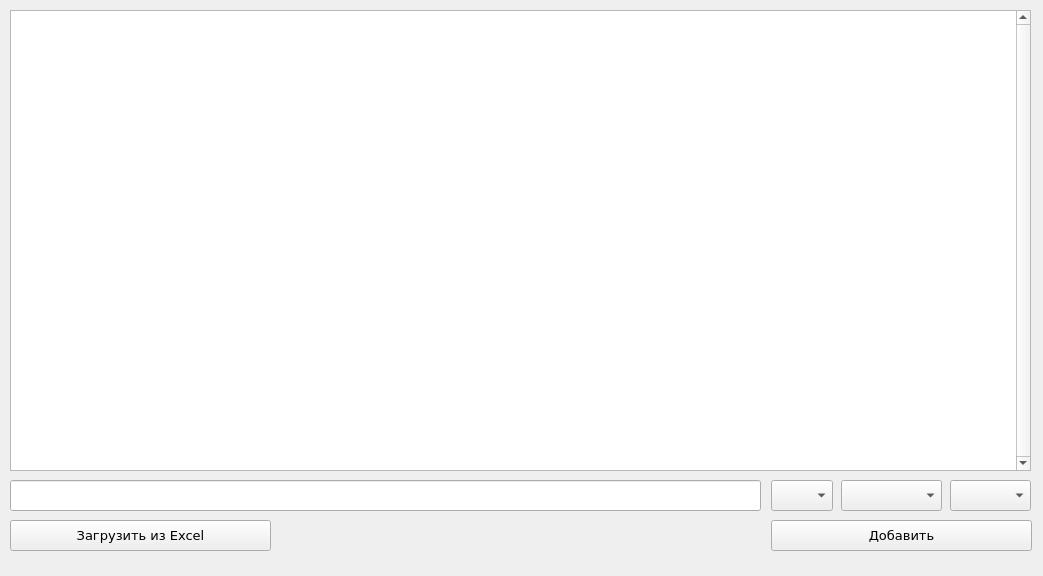
<?xml version="1.0" encoding="UTF-8"?>
<ui version="4.0">
 <class>editorForm</class>
 <widget class="QWidget" name="editorForm">
  <property name="geometry">
   <rect>
    <x>0</x>
    <y>0</y>
    <width>1043</width>
    <height>576</height>
   </rect>
  </property>
  <property name="windowTitle">
   <string>Form</string>
  </property>
  <widget class="QPushButton" name="pushButton">
   <property name="geometry">
    <rect>
     <x>771</x>
     <y>520</y>
     <width>261</width>
     <height>31</height>
    </rect>
   </property>
   <property name="font">
    <font>
     <family>Verdana</family>
     <pointsize>10</pointsize>
    </font>
   </property>
   <property name="text">
    <string>Добавить</string>
   </property>
  </widget>
  <widget class="QTableWidget" name="tableWidget">
   <property name="geometry">
    <rect>
     <x>10</x>
     <y>10</y>
     <width>1021</width>
     <height>461</height>
    </rect>
   </property>
   <property name="verticalScrollBarPolicy">
    <enum>Qt::ScrollBarAlwaysOn</enum>
   </property>
   <attribute name="horizontalHeaderVisible">
    <bool>false</bool>
   </attribute>
   <attribute name="horizontalHeaderHighlightSections">
    <bool>false</bool>
   </attribute>
   <attribute name="verticalHeaderVisible">
    <bool>false</bool>
   </attribute>
   <attribute name="verticalHeaderHighlightSections">
    <bool>false</bool>
   </attribute>
  </widget>
  <widget class="QLineEdit" name="eventEdit">
   <property name="geometry">
    <rect>
     <x>10</x>
     <y>480</y>
     <width>751</width>
     <height>31</height>
    </rect>
   </property>
   <property name="font">
    <font>
     <family>Verdana</family>
     <pointsize>10</pointsize>
    </font>
   </property>
  </widget>
  <widget class="QComboBox" name="cbDay">
   <property name="geometry">
    <rect>
     <x>771</x>
     <y>480</y>
     <width>62</width>
     <height>31</height>
    </rect>
   </property>
   <property name="font">
    <font>
     <family>Verdana</family>
     <pointsize>10</pointsize>
    </font>
   </property>
  </widget>
  <widget class="QComboBox" name="cbMonth">
   <property name="geometry">
    <rect>
     <x>841</x>
     <y>480</y>
     <width>101</width>
     <height>31</height>
    </rect>
   </property>
   <property name="font">
    <font>
     <family>Verdana</family>
     <pointsize>10</pointsize>
    </font>
   </property>
  </widget>
  <widget class="QComboBox" name="cbYear">
   <property name="geometry">
    <rect>
     <x>950</x>
     <y>480</y>
     <width>81</width>
     <height>31</height>
    </rect>
   </property>
   <property name="font">
    <font>
     <family>Verdana</family>
     <pointsize>10</pointsize>
    </font>
   </property>
  </widget>
  <widget class="QPushButton" name="pushButton_2">
   <property name="geometry">
    <rect>
     <x>10</x>
     <y>520</y>
     <width>261</width>
     <height>31</height>
    </rect>
   </property>
   <property name="font">
    <font>
     <family>Verdana</family>
     <pointsize>10</pointsize>
    </font>
   </property>
   <property name="text">
    <string>Загрузить из Excel</string>
   </property>
  </widget>
 </widget>
 <resources/>
 <connections/>
</ui>
